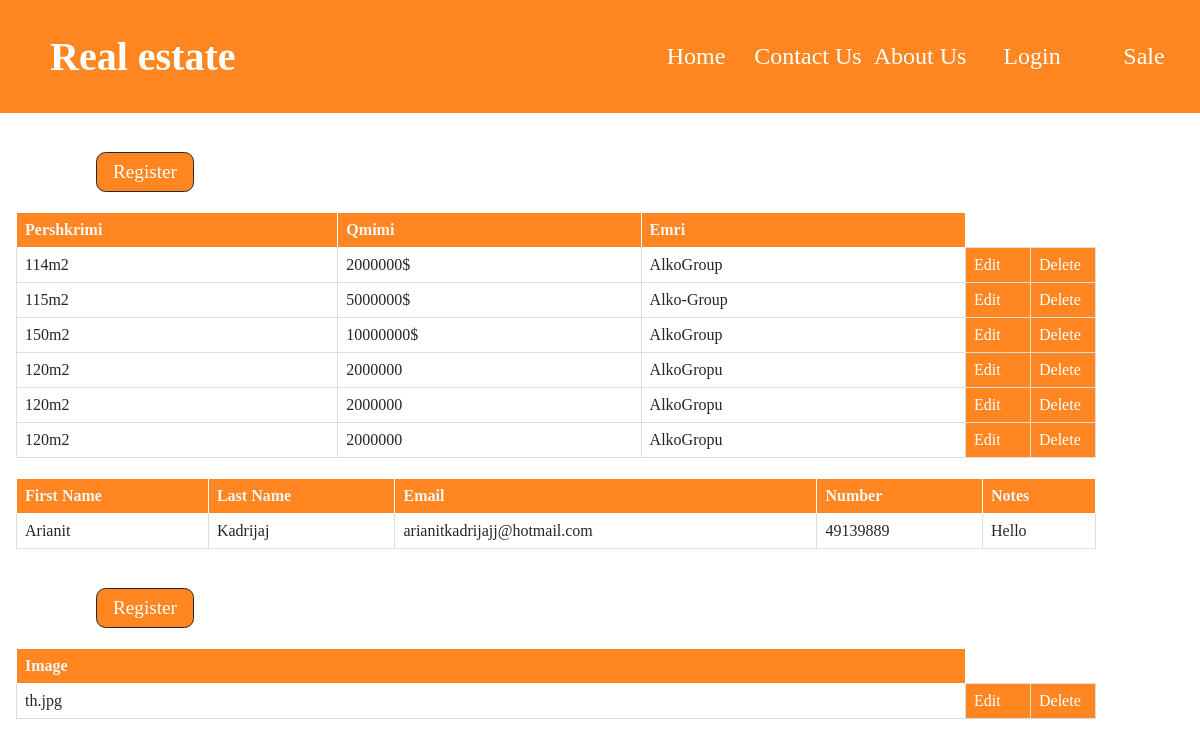
Screenshot of /Dashboard.php with the database file from the repository.
### tables this page shows
CREATE TABLE `shtepitp` (
  `ID` int(11) NOT NULL,
  `Pershkrimi` varchar(255) NOT NULL,
  `Qmimi` varchar(255) NOT NULL,
  `Emri` varchar(255) NOT NULL,
  `img` blob NOT NULL
);

CREATE TABLE `contactus` (
  `ID` int(11) NOT NULL,
  `firstName` varchar(255) NOT NULL,
  `lastName` varchar(255) NOT NULL,
  `Email` varchar(255) NOT NULL,
  `numbers` bigint(20) NOT NULL,
  `notes` varchar(255) NOT NULL
);

CREATE TABLE `about` (
  `id` int(11) NOT NULL,
  `img` blob NOT NULL
);

### shtepitrepository.php (called while the page is built, shortened)
<?php
    class shtepitrepository{
        private $connection;
        public function __construct()
        {
            $conn = new DatabaseConnection;
            $this->connection = $conn->startConnection();
        }
        public function getAllShtepit(){
            $conn = $this->connection;
            $sql = "SELECT * FROM shtepitp";
            $statement = $conn->query($sql);
            $shtepit = $statement->fetchAll();
            return $shtepit;
        }
    }
?>

### connect.php (called while the page is built, shortened)
<?php
class Connect {
    private $host = "localhost";
    private $user = "root";
    private $pass = "";
    private $db = "shtepit";
    public $mysqli;
    public function __construct() {
        $this->mysqli = new mysqli($this->host, $this->user, $this->pass, $this->db);
    }
    public function getAllMessage() {
        $conn = $this->mysqli;
        $sql = "SELECT * FROM contactus";
        $stmt = $conn->prepare($sql);
        $stmt->execute();
        $messages = $stmt->get_result()->fetch_all(MYSQLI_ASSOC);
        return $messages;
    }
}
?>

### aboutrepository.php (called while the page is built, shortened)
<?php
    class aboutrepository{
        private $connection;
        public function __construct()
        {
            $conn = new DatabaseConnection;
            $this->connection = $conn->startConnection();
        }
        public function getAllAbout(){
            $conn = $this->connection;
            $sql = "SELECT * FROM about";
            $statement = $conn->query($sql);
            $about = $statement->fetchAll();
            return $about;
        }
    }
?>

### Dashboard.php (the view, shortened to what this page needs)
<?php
    include_once "shtepitrepository.php";
    include "connect.php";
    include_once "shtepitrepository.php";
    include_once "aboutrepository.php";
    $shtepi = new shtepitrepository();
    $shtepit = $shtepi->getAllShtepit();
    $con = new Connect();
    $conta = $con-> getAllMessage();
    $about = new aboutrepository();
    $aboutus= $about->getAllAbout();
?>
<!DOCTYPE html>
<html lang="en">
<head>
    <link rel="stylesheet" href="dashboard.css">
</head>
<body>
<?php
    include('header.php');
    echo $header1;
    ?>
    <div>
        <a href="register-shtepit.php" class="register">Register</a>
    </div>
    <table class="dash-table">
                <thead>
                    <tr>
                        <th>Pershkrimi</th>
                        <th>Qmimi</th>
                        <th>Emri</th>
                    </tr>
                </thead>
                <tbody>
                    <?php foreach($shtepit as $sh) { ?>
                        <tr>
                            <td><?php echo $sh['Pershkrimi'];?></td>
                            <td><?php echo $sh['Qmimi'];?></td>
                            <td><?php echo $sh['Emri'];?></td>
                            <td class="edit-del"><a href='edit-shtepit.php?id=<?php echo $sh['ID'];?>'>Edit</a></td>
                            <td class="edit-del"><a href='delete-shtepit.php?id=<?php echo $sh['ID'];?>'>Delete</a></td>
                        </tr>
                    <?php } ?>
                </tbody>
            </table>
            <table class="dash-table">
                <thead>
                    <tr>
                        <th>First Name</th>
                        <th>Last Name</th>
                        <th>Email</th>
                        <th>Number</th>
                        <th>Notes</th>
                    </tr>
                </thead>
                <tbody>
                    <?php foreach($conta as $co) { ?>
                        <tr>
                            <td><?php echo $co['firstName'];?></td>
                            <td><?php echo $co['lastName'];?></td>
                            <td><?php echo $co['Email'];?></td>
                            <td><?php echo $co['numbers'];?></td>
                            <td><?php echo $co['notes'];?></td>
                        </tr>
                    <?php } ?>
                </tbody>
            </table>
            <div>
            <a href="register-about.php" class="register">Register</a>
            </div>
            <table class="dash-table">
                <thead>
                    <tr>
                        <th>Image</th>
                    </tr>
                </thead>
                <tbody>
                    <?php foreach($aboutus as $ab) { ?>
                        <tr>
                            <td><?php echo $ab['img'];?></td>
                            <td class="edit-del"><a href='edit-about.php?id=<?php echo $ab['id'];?>'>Edit</a></td>
                            <td class="edit-del"><a href='delete-about.php?id=<?php echo $ab['id'];?>'>Delete</a></td>
                        </tr>
                    <?php } ?>
                </tbody>
            </table>
</body>
</html>

### dashboard.css (style rules this page uses)
body { margin: 0; padding: 0; box-sizing: border-box; }
a { text-decoration:none ; }
a { color: white; }
.dash-table { color: #262626; width: 90%; border-collapse: collapse; margin-top: 20px; margin-left: 1em; }
th { background-color: #ff8620; border: 1px solid white; color: #f5f5f5; padding: 8px; text-align: left; }
td { border: 1px solid #ddd; padding: 8px; text-align: left; }
.edit-del { background-color: #ff8620; width: 3em; }
.register { border: 1px solid #262626; background-color: #ff8620; width: 5em; height: 2em; font-size: 1.2em; display: flex; justify-content: center; align-items: center; border-radius: 0.5em; margin-left: 5em; margin-top:2em; }

### rows the page displays
shtepitp: Pershkrimi "114m2", Qmimi "2000000$", Emri "AlkoGroup"
shtepitp: Pershkrimi "115m2", Qmimi "5000000$", Emri "Alko-Group"
shtepitp: Pershkrimi "150m2", Qmimi "10000000$", Emri "AlkoGroup"
shtepitp: Pershkrimi "120m2", Qmimi "2000000", Emri "AlkoGropu"
shtepitp: Pershkrimi "120m2", Qmimi "2000000", Emri "AlkoGropu"
shtepitp: Pershkrimi "120m2", Qmimi "2000000", Emri "AlkoGropu"
contactus: firstName "Arianit", lastName "Kadrijaj", Email "arianitkadrijajj@hotmail.com", numbers "49139889", notes "Hello"
about: img "th.jpg"
